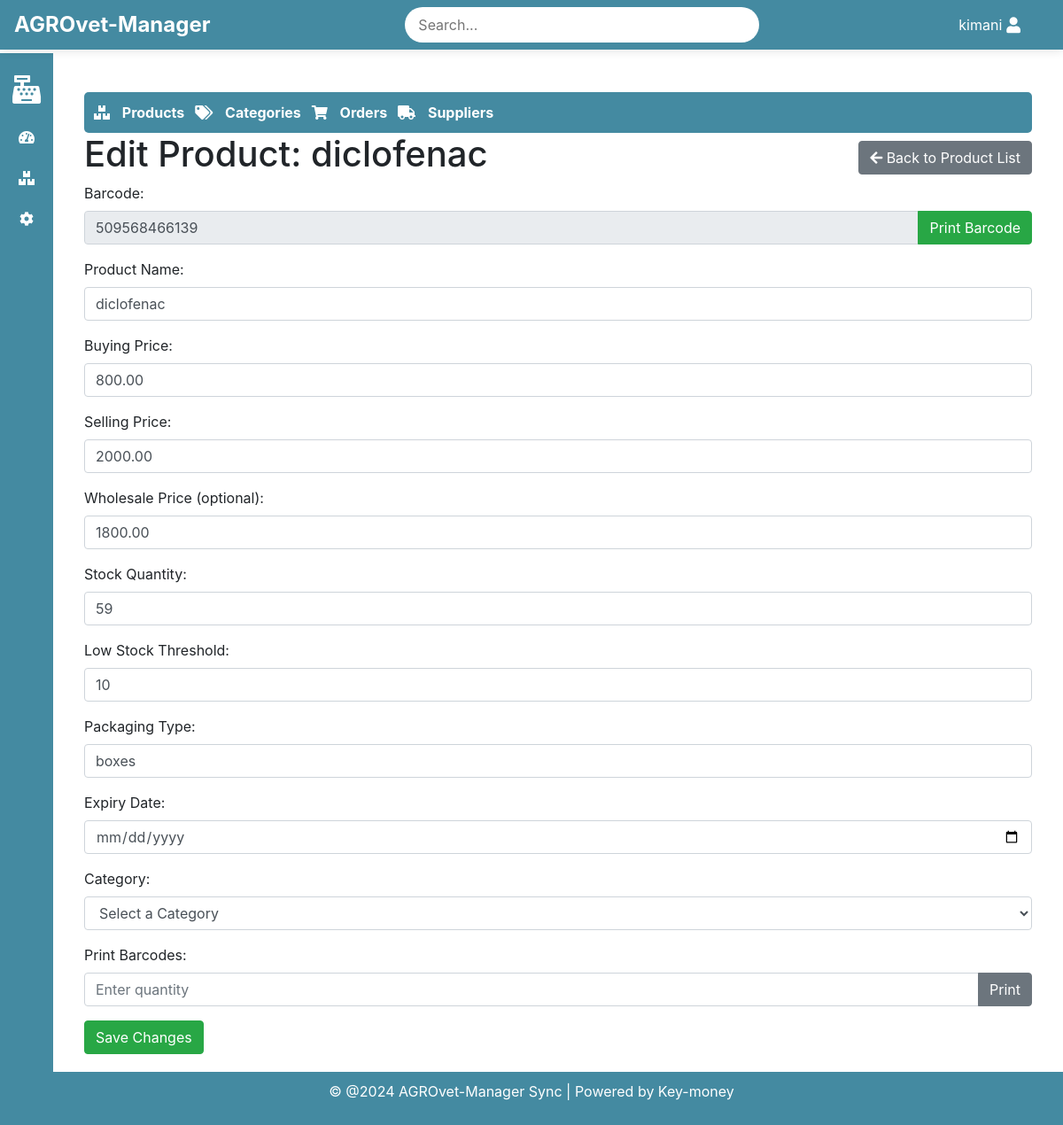
The app's page /inventory/products/2/edit/ (signed in), older data.
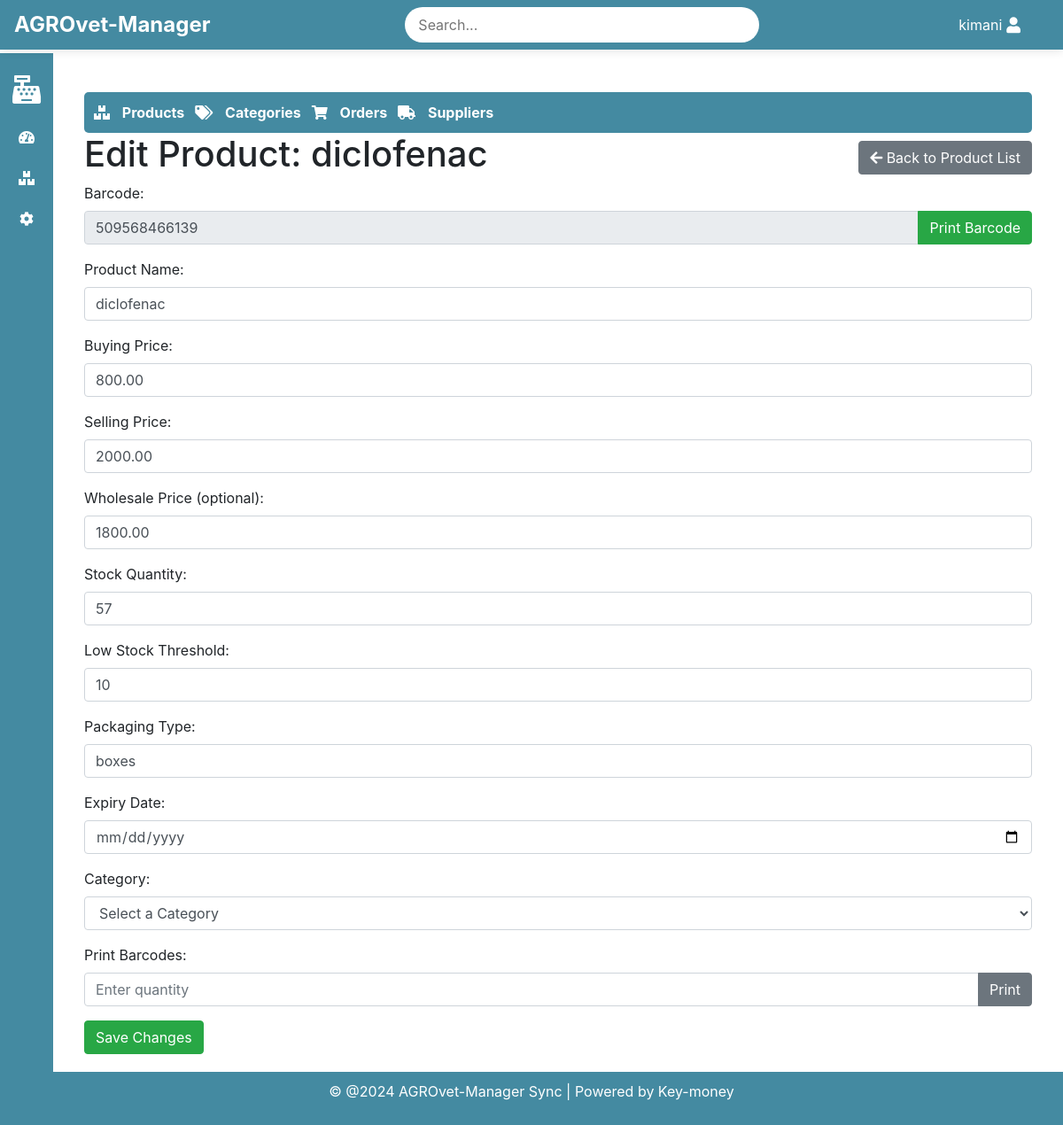
The same page, newer data.
### inventory/models.py (models this page shows, shortened)
class Product(models.Model):
    name = models.CharField(max_length=255)
    barcode = models.CharField(max_length=255, blank=True, null=True, unique=True)
    buying_price = models.DecimalField(max_digits=10, decimal_places=2)
    selling_price = models.DecimalField(max_digits=10, decimal_places=2)
    wholesale_price = models.DecimalField(max_digits=10, decimal_places=2, blank=True, null=True)
    stock_quantity = models.PositiveIntegerField(default=0)
    low_stock_threshold = models.PositiveIntegerField(default=0)  # To trigger low stock alert
    packaging_type = models.CharField(max_length=50, blank=True, null=True)
    expiry_date = models.DateField(blank=True, null=True)
    created_at = models.DateTimeField(auto_now_add=True)
    category = models.ForeignKey(Category, null=True, blank=True, on_delete=models.SET_NULL)

### inventory/views.py (the view)
# urls.py: path('products/<int:pk>/edit/', views.edit_product, name='edit_product'),
@login_required(login_url='/authlogin/login')
def edit_product(request, pk):
    product = get_object_or_404(Product, pk=pk)
    if request.method == 'POST':
        form = ProductForm(request.POST, instance=product)
        if form.is_valid():
            form.save()
            return redirect('product_list')
    else:
        form = ProductForm(instance=product)
    return render(request, 'inventory/edit_product.html', {'form': form, 'product': product})

### inventory/forms.py (shortened to what this page needs)
class ProductForm(forms.ModelForm):
    class Meta:
        model = Product
        fields = [
            'name', 'barcode', 'buying_price', 'selling_price', 'wholesale_price',
            'stock_quantity', 'low_stock_threshold', 'packaging_type', 'expiry_date', 'category'
        ]

### inventory/templates/inventory/edit_product.html (shortened to what this page needs)
{% extends 'base.html' %}
{% block content %}
<div class="container mt-4">
    {% include 'inventory/inventory_navbar.html' %}
    <div class="d-flex justify-content-between align-items-center">
        <h1 class="d-flex align-items-center">Edit Product: {{ product.name }}</h1>
        <a href="{% url 'product_list' %}" class="btn btn-secondary">
            <i class="fas fa-arrow-left"></i> Back to Product List
        </a>
    </div>
    <form method="post" action="{% url 'edit_product' product.id %}">
        <div class="form-group">
            <label for="barcode">Barcode:</label>
            <div class="input-group">
                <input type="text" name="barcode" id="barcode" class="form-control" value="{{ product.barcode }}" readonly>
                <div class="input-group-append">
                    <button type="button" class="btn btn-success" onclick="printSingleBarcode('{{ product.barcode }}')">Print Barcode</button>
                </div>
            </div>
        </div>
        <div class="form-group">
            <label for="name">Product Name:</label>
            <input type="text" name="name" id="name" class="form-control" value="{{ product.name }}" required>
        </div>
        <div class="form-group">
            <label for="buying_price">Buying Price:</label>
            <input type="number" step="0.01" name="buying_price" id="buying_price" class="form-control" value="{{ product.buying_price }}" required>
        </div>
        <div class="form-group">
            <label for="selling_price">Selling Price:</label>
            <input type="number" step="0.01" name="selling_price" id="selling_price" class="form-control" value="{{ product.selling_price }}" required>
        </div>
        <div class="form-group">
            <label for="wholesale_price">Wholesale Price (optional):</label>
            <input type="number" step="0.01" name="wholesale_price" id="wholesale_price" class="form-control" value="{{ product.wholesale_price }}">
        </div>
        <div class="form-group">
            <label for="stock_quantity">Stock Quantity:</label>
            <input type="number" name="stock_quantity" id="stock_quantity" class="form-control" value="{{ product.stock_quantity }}" required>
        </div>
        <div class="form-group">
            <label for="low_stock_threshold">Low Stock Threshold:</label>
            <input type="number" name="low_stock_threshold" id="low_stock_threshold" class="form-control" value="{{ product.low_stock_threshold }}">
        </div>
        <div class="form-group">
            <label for="packaging_type">Packaging Type:</label>
            <input type="text" name="packaging_type" id="packaging_type" class="form-control" value="{{ product.packaging_type }}">
        </div>
        <div class="form-group">
            <label for="expiry_date">Expiry Date:</label>
            <input type="date" name="expiry_date" id="expiry_date" class="form-control" value="{{ product.expiry_date|date:'Y-m-d' }}">
        </div>
        <div class="form-group">
            <label for="category">Category:</label>
            <select name="category" id="category" class="form-control">
                <option value="">Select a Category</option>
            </select>
        </div>
        <div class="form-group">
            <label for="barcode_quantity">Print Barcodes:</label>
            <div class="input-group">
                <input type="number" id="barcode_quantity" class="form-control" placeholder="Enter quantity" min="1">
                <div class="input-group-append">
                    <button type="button" class="btn btn-secondary" onclick="printMultipleBarcodes('{{ product.barcode }}', document.getElementById('barcode_quantity').value)">Print</button>
                </div>
            </div>
        </div>
        <button type="submit" class="btn btn-success">Save Changes</button>
    </form>
</div>
{% endblock %}

Row changes from the older to the newer data that the page shows:
changed Product "diclofenac": stock_quantity "59" → "57"
